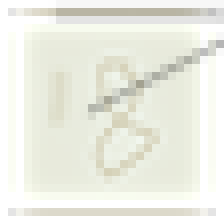
#> input picture jupyter/《python神经网络编程》/my_own.png, 28 x 28 px (shown 8 times larger)
$ jupyter execute --allow-errors 'numpy_introduction and nn train.ipynb'   (shell and % lines are left out)   (older library calls are emulated)
#> lines starting #> are read from the running program, lines starting #| are printed output that depends on the picture; long printed decimals are rounded
# 目录 <a name='toc'></a>
1. [**numpy使用**](#1)
2. [**面向对象**](#2)
3. [**python设计NN**](#3)
4. [**数据集mnist试验**](#4)
5. [**测试自己的笔迹**](#5)

## <font color='red'>1.numpy使用 </font><a name='1'></a>
[回到目录](#toc)

[cell 1]
# 数组
import numpy as np

a = np.zeros([3,2])
a

[cell 2]
a[0,0] = 1
a[0,1] = 2
a[1,1] = 5
a[2,1] = 9

a

- 绘制数组

[cell 3]
import matplotlib.pyplot


matplotlib.pyplot.imshow(a, interpolation="nearest")
a
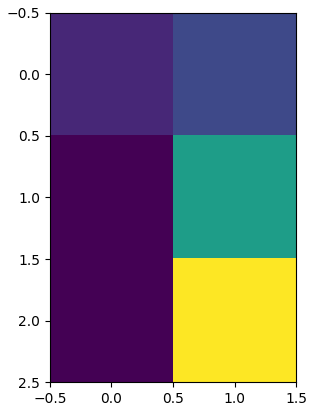
#> figure drawn by matplotlib, 1 panel

## <font color='red'>2.面向对象 </font><a name='2'></a>
[回到目录](#toc)

[cell 4]
# 举例，建立Dog 类
class Dog:
    def bark(self):
        print('woof!')

doudou = Dog() #创建对象
doudou.bark()

[cell 5]
# 添加数据到类中

class Dog:

    def __init__(self, petname, temp):
        self.name = petname
        self.temperature = temp

    def status(self):
        print(f'dog name is: {self.name}')
        print(f'dog temperature is: {self.temperature}')

    def setTemperature(self, temp):
        self.temperature = temp
        pass

    def bark(self):
        print('woof!')

[cell 6]
jim = Dog('jim', 34)
jim.status()

[cell 7]
# 改变对象内部的温度记录

jim.setTemperature(41)
jim.status()

## <font color='red'>3. python设计NN </font><a name='3'></a>
[回到目录](#toc)

## 框架代码

包含3个函数：
1. 初始化--设定输入层节点，隐藏层节点 ，和输出节点
2. 训练--权重优化
3. 查询--给定输入，输出结果

[cell 8]
# 定义NN

class NeuralNetwork:

    def __init__(self):
        pass

    def train(self):
        pass

    def query(self):
        pass


if __name__ == "__main__":
    pass

[cell 9]
class NeuralNetwork:
    # 定义NN

    def __init__(self, input_nodes, hidden_nodes, output_nodes, learning_rate):
        # 设置输入、隐藏、输出节点数
        self.inodes = input_nodes
        self.hnodes = hidden_nodes
        self.onodes = output_nodes

        # 学习率
        self.lr = learning_rate
        pass

    def train(self):
        pass

    def query(self):
        pass


if __name__ == "__main__":
    pass

    input_nodes = 3
    hidden_nodes = 3
    output_nodes = 3

    learning_rate = 0.5

    # 创建一个神经网络对象
    n = NeuralNetwork(input_nodes, hidden_nodes, output_nodes, learning_rate)

权重

[cell 10]
import numpy as np
# np.random.rand(row, column)
np.random.rand(2,3)

[cell 11]
np.random.rand(3,4)-0.5

[cell 12]
np.random.normal(0 ,2, (2,3)) #  均值与 标准方差

[cell 13]
import numpy as np

class NeuralNetwork:
    # 定义NN

    def __init__(self, input_nodes, hidden_nodes, output_nodes, learning_rate):
        # 设置输入、隐藏、输出节点数
        self.inodes = input_nodes
        self.hnodes = hidden_nodes
        self.onodes = output_nodes

        # 学习率
        self.lr = learning_rate

        # 权重矩阵
        self.weight_ih = np.random.normal(0, pow(self.hnodes, -0.5), (self.hnodes, self.inodes))
        self.weight_ho = np.random.normal(0, pow(self.onodes, -0.5), (self.onodes, self.hnodes))

        pass


    def train(self):
        pass

    def query(self):
        pass


if __name__ == "__main__":
    pass

    input_nodes = 3
    hidden_nodes = 3
    output_nodes = 3

    learning_rate = 0.5

    # 创建一个神经网络对象
    n = NeuralNetwork(input_nodes, hidden_nodes, output_nodes, learning_rate)

[cell 14]
# 导入sigmoid()函数
import scipy.special

activation_function = lambda x: scipy.special.expit(x)
activation_function(0)

- 构建查询

<img src="aa.jpg"
     align="left">

[cell 15]

import numpy as np
import scipy.special

class NeuralNetwork:
    # 定义NN

    def __init__(self, input_nodes, hidden_nodes, output_nodes, learning_rate):
        # 设置输入、隐藏、输出节点数
        self.inodes = input_nodes
        self.hnodes = hidden_nodes
        self.onodes = output_nodes

        # 学习率
        self.lr = learning_rate

        # 权重矩阵
        self.weight_ih = np.random.normal(0, pow(self.hnodes, -0.5), (self.hnodes, self.inodes))
        self.weight_ho = np.random.normal(0, pow(self.onodes, -0.5), (self.onodes, self.hnodes))

        # 激活函数
        self.activation_function = lambda x: scipy.special.expit(x)
        pass


    def train(self):
        pass

    def query(self, inputs_list):
        # 输入转化为二维数组
        inputs = np.array(inputs_list, ndmin=2).T

        hidden_inputs = np.dot(self.weight_ih, inputs)
        hidden_outputs = self.activation_function(hidden_inputs)

        final_inputs = np.dot(self.weight_ho, hidden_outputs)
        final_outputs = self.activation_function(final_inputs)

        return final_outputs
        pass


if __name__ == "__main__":
    pass

    input_nodes = 3
    hidden_nodes = 3
    output_nodes = 3

    learning_rate = 0.5

    # 创建一个神经网络对象
    n = NeuralNetwork(input_nodes, hidden_nodes, output_nodes, learning_rate)

    print(n.query([1, 0.5, 3]))

# 完整代码
参考推导：《一文弄懂神经网络中的反向传播法——BackPropagation》
https://www.cnblogs.com/charlotte77/p/5629865.html

原书参考：https://github.com/makeyourownneuralnetwork/makeyourownneuralnetwork/blob/master/part2_neural_network.ipynb

[cell 16]
import numpy as np
import scipy.special

class NeuralNetwork:
    # 定义NN

    def __init__(self, input_nodes, hidden_nodes, output_nodes, learning_rate):
        # 设置输入、隐藏、输出节点数
        self.inodes = input_nodes
        self.hnodes = hidden_nodes
        self.onodes = output_nodes

        # 学习率
        self.lr = learning_rate

        # 权重矩阵
        self.weight_ih = np.random.normal(0, pow(self.hnodes, -0.5), (self.hnodes, self.inodes))
        self.weight_ho = np.random.normal(0, pow(self.onodes, -0.5), (self.onodes, self.hnodes))
        self.b_ih = 0.35 # 偏置
        self.b_ho = 0.6 # 偏置

        self.weight_ih[0,0] = 0.15
        self.weight_ih[0,1] = 0.2
        self.weight_ih[1,0] = .25
        self.weight_ih[1,1] = 0.3

        self.weight_ho[0, 0] = 0.4
        self.weight_ho[0, 1] = 0.45
        self.weight_ho[1, 0] = .5
        self.weight_ho[1, 1] = 0.55

        # 激活函数
        self.activation_function = lambda x: scipy.special.expit(x)
        pass


    def train(self, inputs_list, targets_lists):
        # 训练NN
        inputs = np.array(inputs_list, ndmin=2).T
        hidden_inputs = np.dot(self.weight_ih, inputs) + self.b_ih
        hidden_outputs = self.activation_function(hidden_inputs)

        final_outputs = self.query(inputs_list)
        targets = np.array(targets_lists, ndmin=2).T

        # 计算误差对W偏导数
        output_errors = final_outputs - targets
        hidden_errors = np.dot(self.weight_ho.T, output_errors)

        partial_who = np.dot((output_errors * final_outputs * (1.0 - final_outputs)),
                             np.transpose(hidden_outputs))
        print(f'w_ho偏导：{partial_who}')

        # 更新w_ho   Δw = α * ∂E/∂w
        self.weight_ho -= self.lr * partial_who
        print(f'更新后的w_ho{self.weight_ho}')
        # 更新w_ih   Δw = α * ∂E/∂w
        partial_wih = np.dot((hidden_errors * hidden_outputs * (1.0 - hidden_outputs)),
                             np.transpose(inputs))
        self.weight_ih -= self.lr * partial_wih
        print(f'更新后的w_ih{self.weight_ih}')


        pass


    def query(self, inputs_list):
        # 输入转化为二维数组
        inputs = np.array(inputs_list, ndmin=2).T

        hidden_inputs = np.dot(self.weight_ih, inputs) + self.b_ih
        print(f'隐藏层输入：{hidden_inputs}')
        hidden_outputs = self.activation_function(hidden_inputs)
        print(f'隐藏层输出：{hidden_outputs}')

        final_inputs = np.dot(self.weight_ho, hidden_outputs) + self.b_ho
        final_outputs = self.activation_function(final_inputs)
        print(f'最终输出：{final_outputs}')


        return final_outputs
        pass


if __name__ == "__main__":
    pass

    input_nodes = 2
    hidden_nodes = 2
    output_nodes = 2

    learning_rate = 0.5

    # 创建一个神经网络对象
    n = NeuralNetwork(input_nodes, hidden_nodes, output_nodes, learning_rate)

    # print(n.query([0.05, 0.1]))
    n.train([0.05, 0.1], [0.01, 0.99])

## <font color='red'>4. 数据集mnist试验 </font><a name='4'></a>
[回到目录](#toc)

# mnist 数据集

<img src="mnist.png"
     align="left">

#> (a cell that did not finish here is left out)

#> (a cell that did not finish here is left out)

[cell 19]
import numpy
import matplotlib.pyplot

# take the data from a record, rearrange it into a 28*28 array and plot it as an image
#> (the rest of this cell did not finish here and is left out)

#> (a cell that did not finish here is left out)

[cell 21]
# 设置目标矩阵
# 不采用纯粹的[0 0 0 1 0],这回导致大的权重和饱和网络
onodes = 10
targets = numpy.zeros(onodes) + 0.01
#> (the rest of this cell did not finish here and is left out)

# 小样本训练

[cell 22]
# -*- coding: utf-8 -*-
"""
@Time : 2020/5/31 11:20 下午
@Author : Dufy
@Email : 813540660@qq.com
@File : scratch.py
@Software: PyCharm
Description :
1) 退到参考https://www.cnblogs.com/charlotte77/p/5629865.html
2)
"""

import numpy as np
import scipy.special

class NeuralNetwork:
    # 定义NN

    def __init__(self, input_nodes, hidden_nodes, output_nodes, learning_rate):
        # 设置输入、隐藏、输出节点数
        self.inodes = input_nodes
        self.hnodes = hidden_nodes
        self.onodes = output_nodes

        # 学习率
        self.lr = learning_rate

        # 权重矩阵
        self.weight_ih = np.random.normal(0, pow(self.hnodes, -0.5), (self.hnodes, self.inodes))
        self.weight_ho = np.random.normal(0, pow(self.onodes, -0.5), (self.onodes, self.hnodes))
        self.b_ih = 0.0 # 偏置
        self.b_ho = 0.0 # 偏置

        self.weight_ih[0,0] = 0.15
        self.weight_ih[0,1] = 0.2
        self.weight_ih[1,0] = .25
        self.weight_ih[1,1] = 0.3

        self.weight_ho[0, 0] = 0.4
        self.weight_ho[0, 1] = 0.45
        self.weight_ho[1, 0] = .5
        self.weight_ho[1, 1] = 0.55

        # 激活函数
        self.activation_function = lambda x: scipy.special.expit(x)
        pass


    # [46 lines left out: functions train, query, not called in this run]


#> (the rest of this cell did not finish here and is left out)

#> (a cell that did not finish here is left out)

#> (a cell that did not finish here is left out)

#> (a cell that did not finish here is left out)

[cell 26]
# 统计前10条结果
score_card = []
score_mark = []

#> (the rest of this cell did not finish here and is left out)

[cell 27]
# 使用完整训练集

# -*- coding: utf-8 -*-
"""
@Time : 2020/5/31 11:20 下午
@Author : Dufy
@Email : 813540660@qq.com
@File : scratch.py
@Software: PyCharm
Description :
1) 完整集训练
2)
"""
import time
import numpy as np
import scipy.special


class NeuralNetwork:
    # 定义NN

    def __init__(self, input_nodes, hidden_nodes, output_nodes, learning_rate):
        # 设置输入、隐藏、输出节点数
        self.inodes = input_nodes
        self.hnodes = hidden_nodes
        self.onodes = output_nodes

        # 学习率
        self.lr = learning_rate

        # 权重矩阵
        self.weight_ih = np.random.normal(0, pow(self.hnodes, -0.5), (self.hnodes, self.inodes))
        self.weight_ho = np.random.normal(0, pow(self.onodes, -0.5), (self.onodes, self.hnodes))
        self.b_ih = 0.0  # 偏置
        self.b_ho = 0.0  # 偏置

        self.weight_ih[0, 0] = 0.15
        self.weight_ih[0, 1] = 0.2
        self.weight_ih[1, 0] = .25
        self.weight_ih[1, 1] = 0.3

        self.weight_ho[0, 0] = 0.4
        self.weight_ho[0, 1] = 0.45
        self.weight_ho[1, 0] = .5
        self.weight_ho[1, 1] = 0.55

        # 激活函数
        self.activation_function = lambda x: scipy.special.expit(x)
        pass

    # [27 lines left out: function train, not called in this run]

    def query(self, inputs_list):
        # 输入转化为二维数组
        inputs = np.array(inputs_list, ndmin=2).T

        hidden_inputs = np.dot(self.weight_ih, inputs) + self.b_ih
        #         print(f'隐藏层输入：{hidden_inputs}')
        hidden_outputs = self.activation_function(hidden_inputs)
        #         print(f'隐藏层输出：{hidden_outputs}')

        final_inputs = np.dot(self.weight_ho, hidden_outputs) + self.b_ho
        final_outputs = self.activation_function(final_inputs)
        #         print(f'最终输出：{final_outputs}')

        return final_outputs
        pass


#> (the rest of this cell did not finish here and is left out)

#> (a cell that did not finish here is left out)

## <font color='red'>5. 测试自己的笔迹 </font><a name='5'></a>
[回到目录](#toc)

添加了多个噪声，很强大

[cell 29]
import scipy.misc

img_array =scipy.misc.imread('my_own.png', flatten=True)
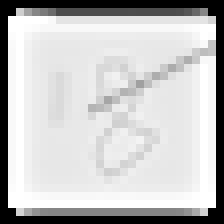
#> img_array: shape (28, 28) float32 (shown 8 times larger); min 0, max 255, mean 194.9
# print(img_array)
matplotlib.pyplot.imshow(img_array.reshape(28,28), cmap='Greys', interpolation='None')

img_data = 255 - img_array.reshape(784)  # 逆转黑白显示，mnist， 0-->白
#> img_data = 784 values, max 255 at index 0, min 0 at index 57, mean 60.13
img_data = (img_data / 255.0 * 0.99) + 0.01
#> img_data = 784 values, max 1 at index 0, min 0.01 at index 57, mean 0.243

outputs = n.query(img_data)
#> in query, `inputs = np.array(inputs_list, ndmin=2).T`: inputs has the same summary as img_data outside query
#> in query, `hidden_inputs = np.dot(self.weight_ih, inputs) + self.b_ih`: hidden_inputs = 100 values, max 2.7 at index 3, min -2.52 at index 40, mean 0.264
#> in query, `hidden_inputs = np.dot(self.weight_ih, inputs) + self.b_ih`:
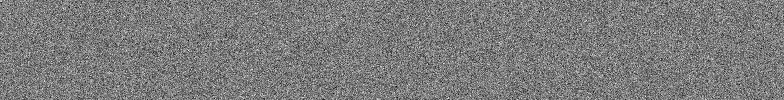
#> self.weight_ih: shape (100, 784) float64; min -0.403, max 0.429, mean 0.00134; drawn with min black and max white
#> in query, `hidden_outputs = self.activation_function(hidden_inputs)`: hidden_outputs = 100 values, max 0.937 at index 3, min 0.0745 at index 40, mean 0.553
#> in query, `final_inputs = np.dot(self.weight_ho, hidden_outputs) + self.b_ho`: final_inputs = [1.2, 1.4, 1.02, -2.87, -0.0229, 0.595, -0.382, -0.0583, 2.75, 1.96]
#> in query, `final_outputs = self.activation_function(final_inputs)`: final_outputs = [0.768, 0.803, 0.734, 0.0536, 0.494, 0.644, 0.406, 0.485, 0.94, 0.876]
#> outputs has the same summary as final_outputs in query
print(outputs)
#| [[0.7679]
#|  [0.8026]
#|  [0.734 ]
#|  [0.05356]
#|  [0.4943]
#|  [0.6445  ]
#|  [0.4057]
#|  [0.4854]
#|  [0.9401]
#|  [0.8763]]
predict_label = np.argmax(outputs)
#> predict_label = 8
predict_label
#> Out = 8

[cell 30]
import scipy.special
# scipy.ndimage for rotating image arrays
import scipy.ndimage

rotate_img = scipy.ndimage.interpolation.rotate(img_data.reshape(28,28), 35, cval=0.01, order=1, reshape=False)
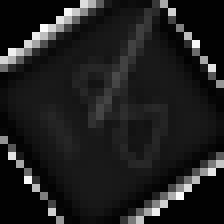
#> rotate_img: shape (28, 28) float32 (shown 8 times larger); min 0.01, max 0.993, mean 0.125
#> (the rest of this cell did not finish here and is left out)

$ run again, with jupyter/《python神经网络编程》/mnist.png copied over jupyter/《python神经网络编程》/my_own.png
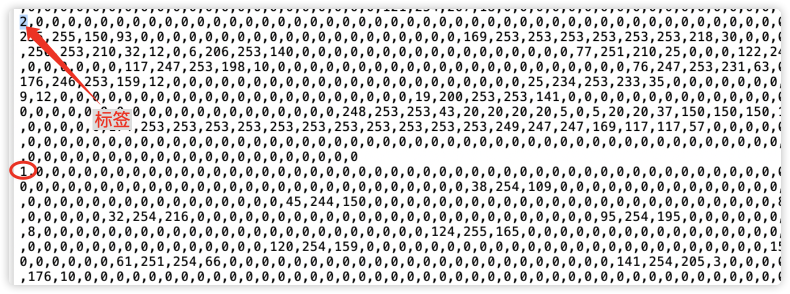
#> input picture jupyter/《python神经网络编程》/mnist.png, 1580 x 588 px (shown at 1/2 size)
#> `img_array =scipy.misc.imread('my_own.png', flatten=True)`:
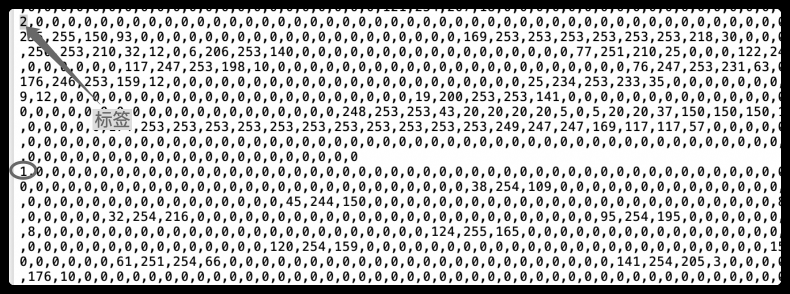
#> img_array: shape (588, 1580) float32 (shown at 1/2 size); min 0, max 255, mean 194

$ run again, with jupyter/《python神经网络编程》/aa.jpg saved as jupyter/《python神经网络编程》/my_own.png
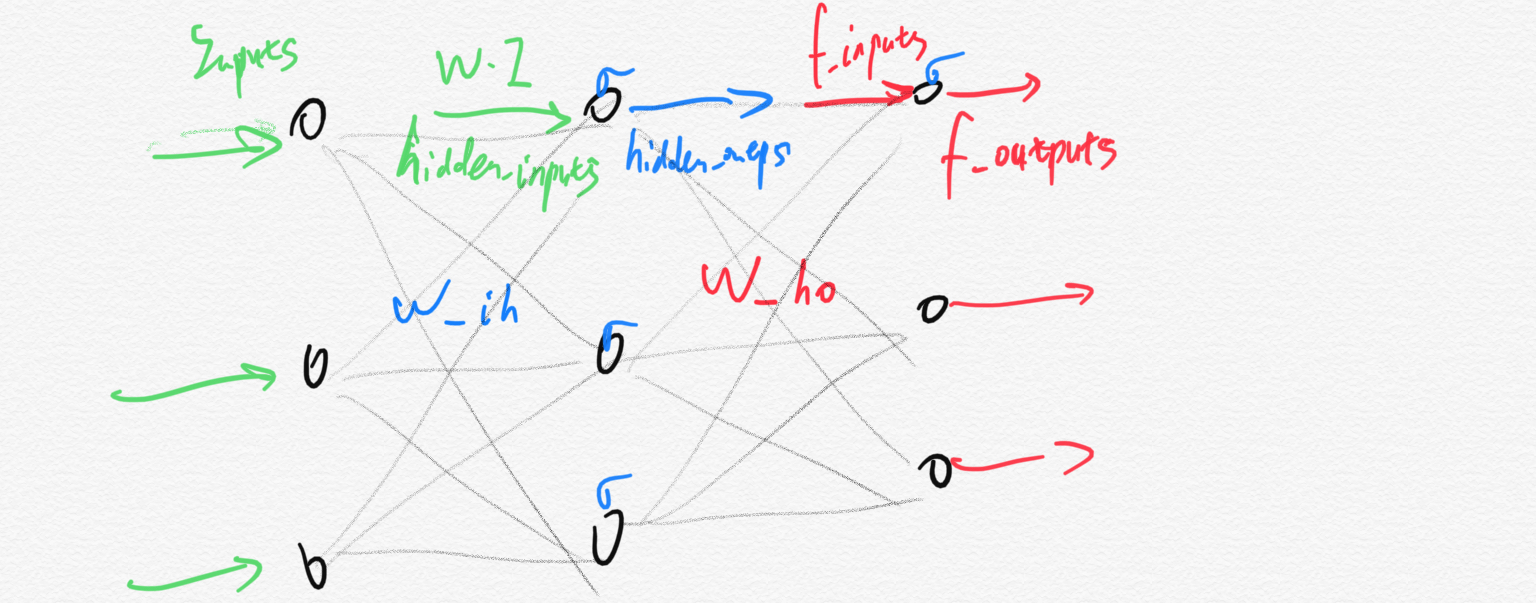
#> input picture jupyter/《python神经网络编程》/aa.jpg, 1536 x 603 px
#> `img_array =scipy.misc.imread('my_own.png', flatten=True)`:
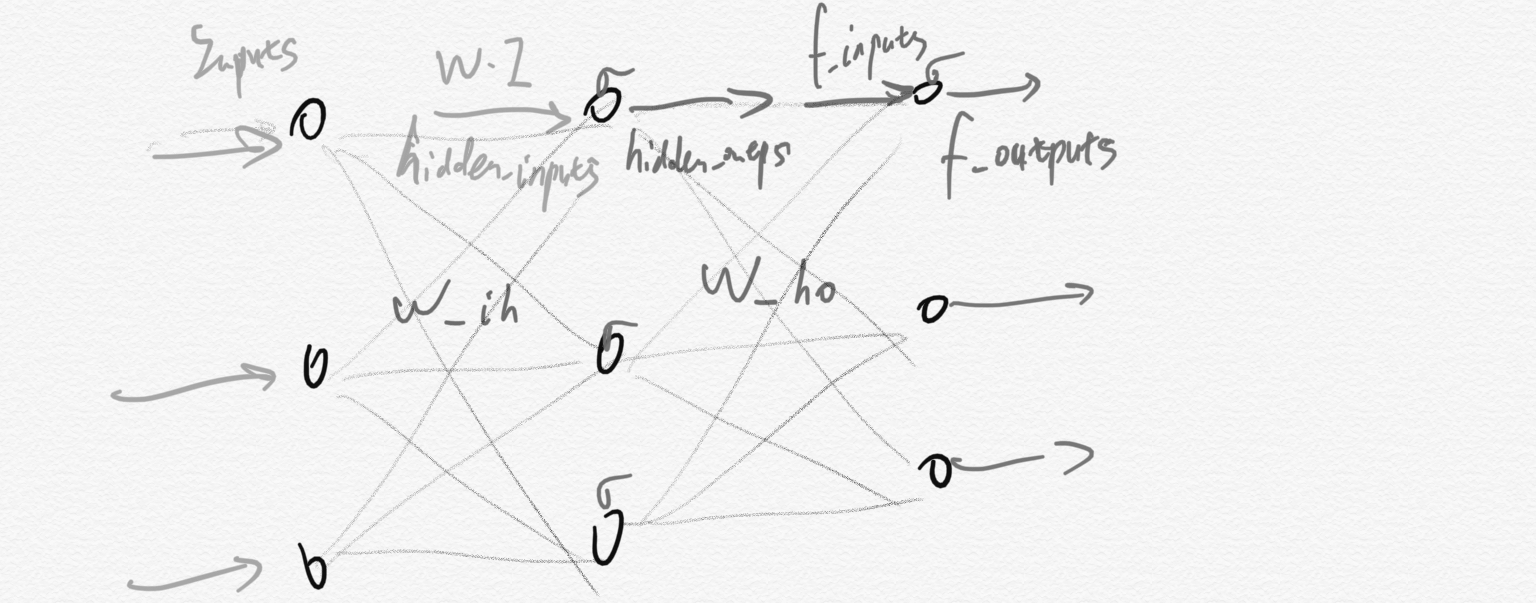
#> img_array: shape (603, 1536) float32; min 8, max 252.3, mean 240.9
